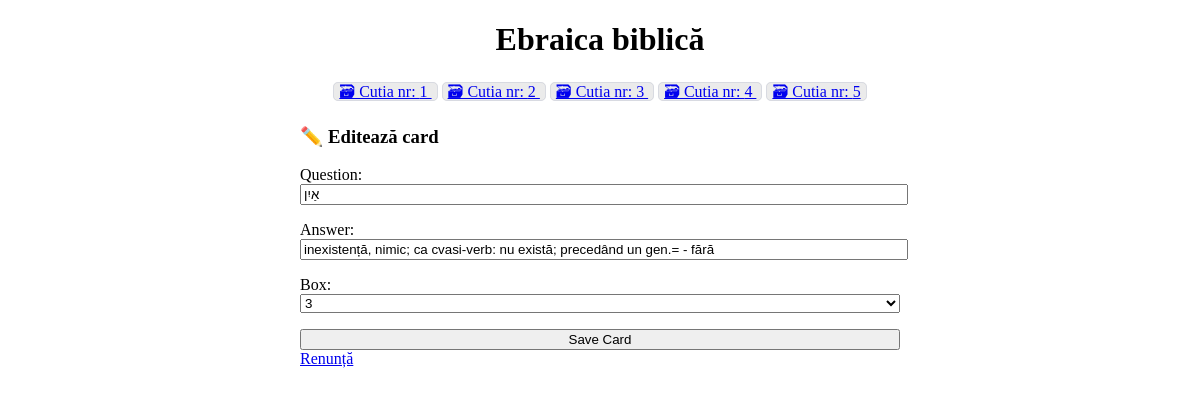
/cards/edit/7, run on the app's committed database.
### cards/models.py (models this page shows, shortened)
class Card(models.Model):
    question = models.CharField(max_length=100)
    answer = models.CharField(max_length=1000)
    box = models.IntegerField(
        choices=zip(BOXES, BOXES),
        default=BOXES[0],
    )
    date_created = models.DateTimeField(auto_now_add=True)

### cards/views.py (the view)
# urls.py: path("edit/<int:pk>", views.CardUpdateView.as_view(), name="card-update"),
class CardUpdateView(CardCreateView, UpdateView):
    success_url = reverse_lazy("card-list")

### cards/templatetags/cards_tags.py (called while the page is built)
@register.inclusion_tag("cards/box_links.html")
def boxes_as_links():
    boxes = []
    for box_num in BOXES:
        card_count = Card.objects.filter(box=box_num).count()
        boxes.append({
            "number": box_num,
            "card_count": card_count,
        })
    return {"boxes": boxes}

### cards/templates/cards/card_form.html (shortened to what this page needs)
{% extends "cards/base.html" %}
{% block content %}
    {% if card %}
        <h3>✏️ Editează card</h3>
    {% else %}
        <h2>✨ Creaza card nou</h2>
    {% endif %}
    <form method="post">
        {{ form.as_p }}
        <input type="submit" value="Save Card">
    </form>
    <a href="{% url 'card-list' %}">
        Renunță
    </a>
{% endblock %}

### cards/templates/cards/base.html (style rules this page uses)
:root { --accent: #6e48ad; --accent-bg: white; --bg: #fff; --text: #212121; --text-light: #585858; --border: #d8dae1; --code: #d81b60; --preformatted: #444; }
input, select, textarea { width: 100%; }

### data on the page
Card: question "אַיִן", answer "inexistență, nimic; ca cvasi-verb: nu există; precedând un gen.= - fără", box "3"

### other printed values
{{ box.number }} "1" "2" "3" "4" "5"
